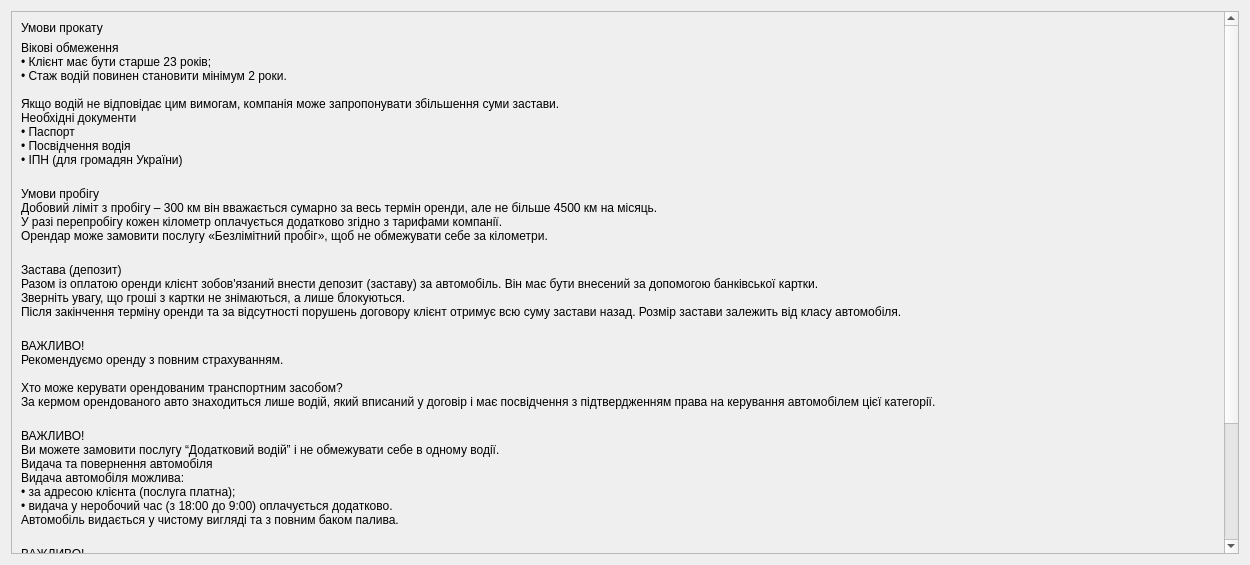
<?xml version="1.0" encoding="UTF-8"?>
<ui version="4.0">
 <class>Rules</class>
 <widget class="QDialog" name="Rules">
  <property name="geometry">
   <rect>
    <x>0</x>
    <y>0</y>
    <width>1250</width>
    <height>565</height>
   </rect>
  </property>
  <property name="windowTitle">
   <string>Dialog</string>
  </property>
  <layout class="QGridLayout" name="gridLayout">
   <item row="0" column="0">
    <widget class="QScrollArea" name="scrollArea">
     <property name="styleSheet">
      <string notr="true"/>
     </property>
     <property name="widgetResizable">
      <bool>true</bool>
     </property>
     <widget class="QWidget" name="scrollAreaWidgetContents">
      <property name="geometry">
       <rect>
        <x>0</x>
        <y>0</y>
        <width>1216</width>
        <height>1027</height>
       </rect>
      </property>
      <layout class="QVBoxLayout" name="verticalLayout">
       <item>
        <widget class="QLabel" name="label">
         <property name="styleSheet">
          <string notr="true">font: 700 15pt &quot;Segoe UI&quot;;
color: rgb(0, 0, 0);</string>
         </property>
         <property name="text">
          <string>Умови прокату</string>
         </property>
        </widget>
       </item>
       <item>
        <widget class="QLabel" name="label_2">
         <property name="styleSheet">
          <string notr="true">font: 12pt &quot;Segoe UI&quot;;
</string>
         </property>
         <property name="text">
          <string>Вікові обмеження
• Клієнт має бути старше 23 років;
• Стаж водій повинен становити мінімум 2 роки.

Якщо водій не відповідає цим вимогам, компанія може запропонувати збільшення суми застави.
Необхідні документи
• Паспорт
• Посвідчення водія
• ІПН (для громадян України)
</string>
         </property>
        </widget>
       </item>
       <item>
        <widget class="QLabel" name="label_3">
         <property name="styleSheet">
          <string notr="true">font: 12pt &quot;Segoe UI&quot;;</string>
         </property>
         <property name="text">
          <string>Умови пробігу
Добовий ліміт з пробігу – 300 км він вважається сумарно за весь термін оренди, але не більше 4500 км на місяць.
У разі перепробігу кожен кілометр оплачується додатково згідно з тарифами компанії.
Орендар може замовити послугу «Безлімітний пробіг», щоб не обмежувати себе за кілометри.
</string>
         </property>
        </widget>
       </item>
       <item>
        <widget class="QLabel" name="label_4">
         <property name="styleSheet">
          <string notr="true">font: 12pt &quot;Segoe UI&quot;;</string>
         </property>
         <property name="text">
          <string>Застава (депозит)
Разом із оплатою оренди клієнт зобов'язаний внести депозит (заставу) за автомобіль. Він має бути внесений за допомогою банківської картки. 
Зверніть увагу, що гроші з картки не знімаються, а лише блокуються.
Після закінчення терміну оренди та за відсутності порушень договору клієнт отримує всю суму застави назад. Розмір застави залежить від класу автомобіля.
</string>
         </property>
        </widget>
       </item>
       <item>
        <widget class="QLabel" name="label_5">
         <property name="styleSheet">
          <string notr="true">font: 12pt &quot;Segoe UI&quot;;</string>
         </property>
         <property name="text">
          <string>ВАЖЛИВО!
Рекомендуємо оренду з повним страхуванням.

Хто може керувати орендованим транспортним засобом?
За кермом орендованого авто знаходиться лише водій, який вписаний у договір і має посвідчення з підтвердженням права на керування автомобілем цієї категорії.
</string>
         </property>
        </widget>
       </item>
       <item>
        <widget class="QLabel" name="label_6">
         <property name="styleSheet">
          <string notr="true">font: 12pt &quot;Segoe UI&quot;;
</string>
         </property>
         <property name="text">
          <string>ВАЖЛИВО!
Ви можете замовити послугу “Додатковий водій” і не обмежувати себе в одному водії.
Видача та повернення автомобіля
Видача автомобіля можлива:
• за адресою клієнта (послуга платна);
• видача у неробочий час (з 18:00 до 9:00) оплачується додатково.
Автомобіль видається у чистому вигляді та з повним баком палива.
</string>
         </property>
        </widget>
       </item>
       <item>
        <widget class="QLabel" name="label_7">
         <property name="styleSheet">
          <string notr="true">font: 12pt &quot;Segoe UI&quot;;</string>
         </property>
         <property name="text">
          <string>ВАЖЛИВО!
Автомобіль видається з повним баком та повертається клієнтом з повним баком.

Територія пересування
Клієнти нашої компанії мають право вільно використовувати орендовані автомобілі по території України, 
крім Донецької, Луганської, Миколаївської, Херсонської та АР Крим.
Виїзд за кордон можливий, тільки до країн ЄС.

Скасування бронювання
Ви можете безкоштовно змінити / скасувати своє бронювання.
</string>
         </property>
        </widget>
       </item>
      </layout>
     </widget>
    </widget>
   </item>
  </layout>
 </widget>
 <resources/>
 <connections/>
</ui>
